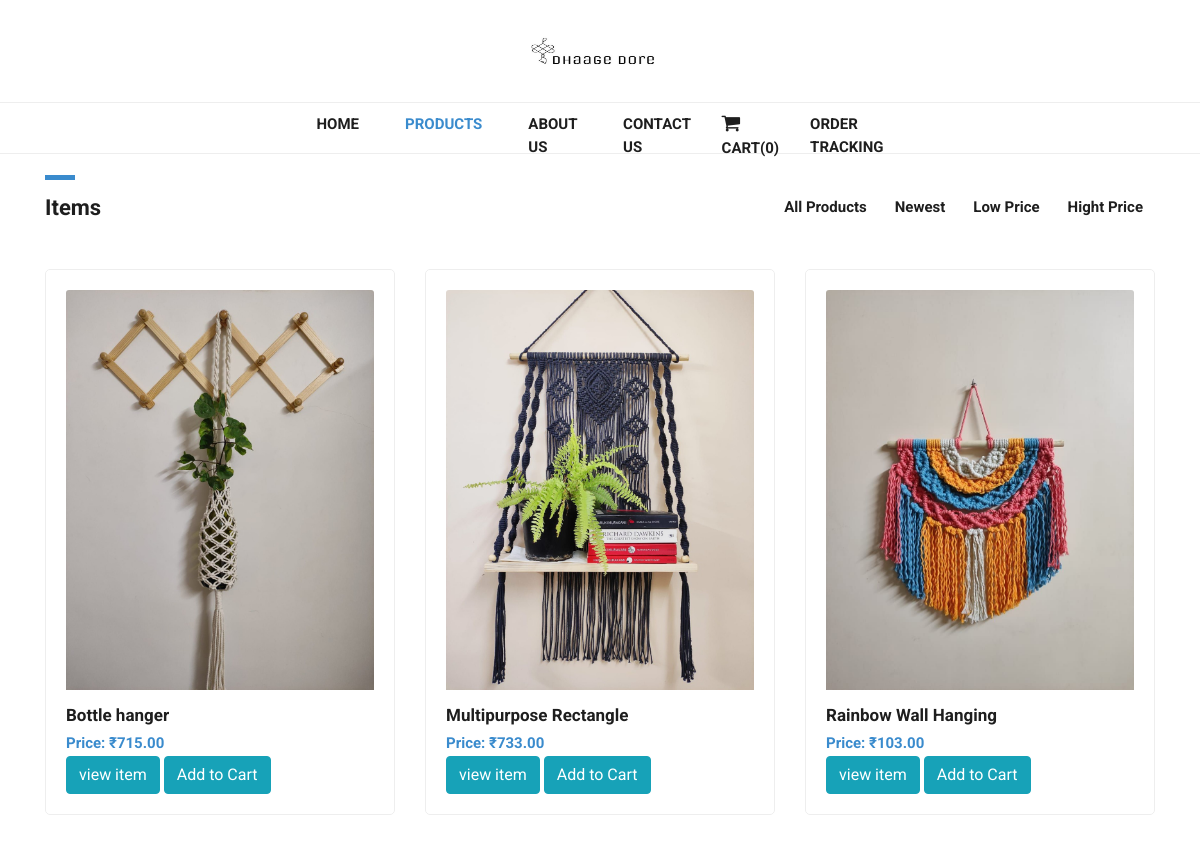
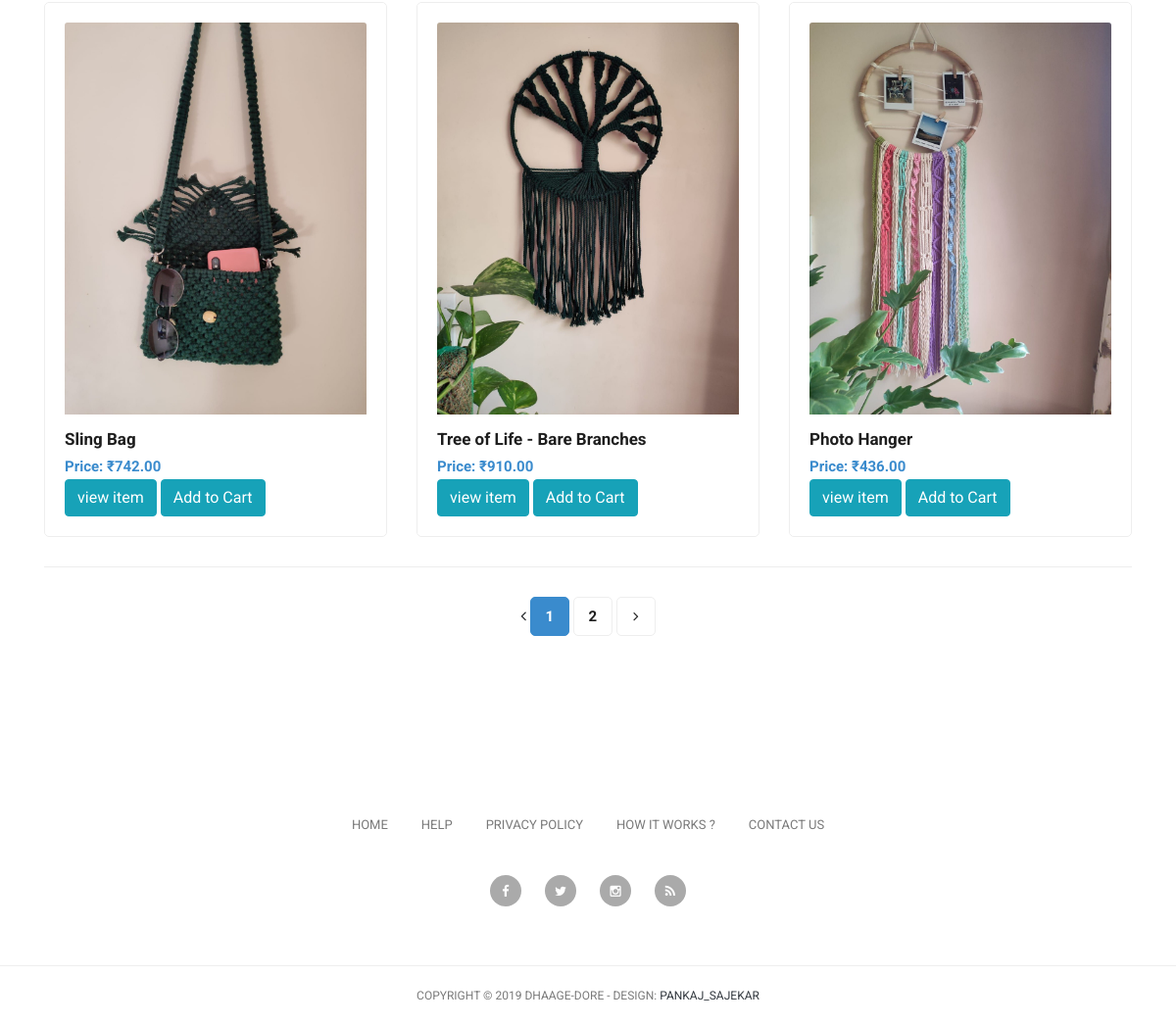
Screenshot of /products/ with the database file from the repository (2 pictures, top to bottom).
### app/models.py (models this page shows, shortened)
class Products(models.Model):
    product_img = models.ImageField(upload_to="blogimages/", blank=False)
    product_title = models.CharField(max_length=30, unique=True)
    product_price = models.DecimalField(max_digits=10, decimal_places=2, null=True, blank=True)
    product_desc = models.TextField()
    product_count = models.CharField(max_length=10)
    product_slug = models.SlugField(blank=True, null=True, unique=True)
    time = models.DateTimeField(auto_now_add=True)

### app/views.py (the view)
# urls.py: path('products/', views.products, name='products'),
def products(request):
    product = Products.objects.all()
    newproduct = request.GET.get('new', 1)
    if 'new' in request.GET:
        print("new product")
        product = Products.objects.all().order_by('-time')
    elif 'lowtohigh' in request.GET:
        product = Products.objects.all().order_by('product_price')
    elif 'hightolow' in request.GET:
        product = Products.objects.all().order_by('-product_price')
    page = request.GET.get('page', 1)
    paginator = Paginator(product, 6)  # 3 show product per page
    try:
        product = paginator.page(page)
    except PageNotAnInteger:
        product = paginator.page(1)
    except EmptyPage:
        product = paginator.page(paginator.num_pages)
    context = {"products": product}
    return render(request, 'products.html', context)

### app/templatetags/user_tags.py (called while the page is built)
@register.simple_tag
def relative_url(value, field_name, urlencode=None):
    url = '{}={}'.format(field_name, value)
    if urlencode:
        querystring = urlencode.split('&')
        filtered_querystring = filter(lambda p: p.split('=')[0] != field_name, querystring)
        encoded_querystring = '&'.join(filtered_querystring)
        url = '?{}&{}'.format(encoded_querystring, url)
    else:
        url = '?{}'.format(url)
    return url

### templates/products.html (shortened to what this page needs)
{% extends "base.html" %}
{% block productsactive %}active{% endblock productsactive %}%}
{% block body %}
{% load static %}
{% load user_tags %}
<div class="featured-page mt-5">
    <div class="container">
        <div class="row">
            <div class="col-md-4 col-sm-12 ">
                <div class="section-heading ">
                    <div class="line-dec"></div>
                    <h1>Items</h1>
                </div>
            </div>
            <div class="col-md-8 col-sm-12">
                <div id="filters" class="button-group">
                    <a href="?" class="btn btn-primary" >All Products</a>
                    <a href="?new" class="btn btn-primary" >Newest</a>
                    <a href="?lowtohigh" class="btn btn-primary" >Low Price</a>
                    <a href="?hightolow" class="btn btn-primary" >Hight Price</a>
                </div>
            </div>
        </div>
    </div>
</div>
<div class="featured container no-gutter">
    <div class="row posts">
        {% for product in products %}
        <div class="item high col-md-4">
            <div class="featured-item">
                <a href="{% url 'singleproduct' product.product_slug %}" id="myurl{{product.id}}"> <img id="imgsrc{{product.id}}" src="{{product.product_img.url}}" style="height:400px;width:300;"
                                                                               class="card-img-top" alt="">
                    <h4 id="name{{product.id}}" >{{product.product_title}}</h4>
                    <h6 >Price: ₹<span id="price{{product.id}}">{{product.product_price }}</span></h6>
                </a>
               <a href="{% url 'singleproduct' product.product_slug %}" class="btn btn-info mt-1">view item</a>
                <span id="div{{product.id}}" class="div">
                            <button id="{{product.id}}" class="cart btn btn-info mt-1">Add to Cart</button>
                        </span>
            </div>
        </div>
        {% endfor %}
    </div>
</div>
<div class="page-navigation">
    <div class="container">
        <div class="row">
            <div class="col-md-12">
                <ul>
                    {% if products.has_previous %}
                    <li><a href="{% relative_url products.previous_page_number 'page' request.GET.urlencode %}"><i class="fa fa-angle-left"></i></a></li>
                    {% else %}
                    <li class="disabled"><span><i class="fa fa-angle-left"></i></span></li>
                    {% endif %}
                    {% for i in products.paginator.page_range %}
                    {% if products.number == i %}
                    <li class="current-page"> <a><span>{{ i }} <span class="sr-only">(current)</span></span> </a></li>
                    {% else %}
                    <li><a href="{% relative_url i 'page' request.GET.urlencode %}">{{ i }}</a></li>
                    {% endif %}
                    {% endfor %}
                    {% if products.has_next %}
                    <li><a href="{% relative_url products.next_page_number 'page' request.GET.urlencode %}"><i class="fa fa-angle-right"></i></a></li>
                    {% else %}
                    <li class="disabled"><span><i class="fa fa-angle-right"></i></span></li>
                    {% endif %}
                </ul>
            </div>
        </div>
    </div>
</div>
{% endblock %}

### templates/base.html (shortened to what this page needs)
<!DOCTYPE html>
{% load static %}
<html lang="en">
<head>
    <link href="https://cdn.jsdelivr.net/npm/bootstrap@5.0.2/dist/css/bootstrap.min.css" rel="stylesheet"
>
    <link href=" {% static 'dhaagedore/bootstrap/css/bootstrap.min.css' %} " rel="stylesheet">
    <link rel="stylesheet" href=" {% static 'css/fontawesome.css' %} ">
    <link rel="stylesheet" href=" {% static 'css/tooplate-main.css' %} ">
    <link rel="stylesheet" href=" {% static 'css/owl.css' %} ">
    <link rel="stylesheet" href=" {% static 'css/flex-slider.css' %} ">
</head>
<body>
<div class="nav_bar">
    <nav class="navbar navbar-expand-lg navbar-dark bg-dark static-top">
        <div class="container mt-0">
            <a class="navbar-brand" href="/"><img src="{% static 'img/Dhagedore_logo.jpg' %}" width="18%" height="36px"
                                                  alt=""></a>
            <div class="collapse navbar-collapse" id="navbarResponsive">
                <ul class="navbar-nav ml-auto">
                    <li class="nav-item ">
                        <a class="nav-link {% block homeactive %}{% endblock homeactive %}" href='\'>Home
                        </a>
                    </li>
                    <li class="nav-item">
                        <a class="nav-link {% block productsactive %}{% endblock productsactive %}"
                           href=" {% url 'products' %} ">Products</a>
                    </li>
                    <li class="nav-item">
                        <a class="nav-link {% block aboutactive %}{% endblock aboutactive %}"
                           href=" {%  url 'about' %} ">About Us</a>
                    </li>
                    <li class="nav-item">
                        <a class="nav-link {% block contactactive %}{% endblock contactactive %}"
                           href=" {% url 'contact' %} ">Contact Us</a>
                    </li>
                    <li>
                        <a href=" {% url 'cart' %} " class="nav-link {% block cartactive %}{% endblock cartactive %}"
                           data-container="body" data-toggle="popover"
                           data-placement="bottom" data-content="" id="popcart" data-html="true">
                            <i class="fa fa-shopping-cart" style='font-size:20px'></i> Cart(<span id="cartnm">0</span>)
                        </a>
                    </li>
                    <li class="nav-item">
                        <a class="nav-link {% block ordertrackingactive %}{% endblock ordertrackingactive %}"
                           href=" {% url 'ordertracking' %} ">Order Tracking</a>
                    </li>
                </ul>
            </div>
        </div>
    </nav>
</div>
<br>
{% block body %} {% endblock body %}
<div class="footer">
    <div class="container">
        <div class="row">
            <div class="col-md-12">
                <div class="logo">
                </div>
            </div>
            <div class="col-md-12">
                <div class="footer-menu">
                    <ul>
                        <li><a href=\>Home</a></li>
                        <li><a href="#">Help</a></li>
                        <li><a href="#">Privacy Policy</a></li>
                        <li><a href="#">How It Works ?</a></li>
                        <li><a href="/contact">Contact Us</a></li>
                    </ul>
                </div>
            </div>
            <div class="col-md-12">
                <div class="social-icons">
                    <ul>
                        <li><a href='#'><i class="fa fa-facebook"></i></a></li>
                        <li><a href="#"><i class="fa fa-twitter"></i></a></li>
                        <li><a href="#"><i class="fa fa-instagram"></i></a></li>
                        <li><a href="#"><i class="fa fa-rss"></i></a></li>
                    </ul>
                </div>
            </div>
        </div>
    </div>
</div>
<div class="sub-footer">
    <div class="container">
        <div class="row">
            <div class="col-md-12">
                <div class="copyright-text">
                    <p>Copyright &copy; 2019 Dhaage-Dore
                        - Design: <a rel="nofollow" class="text-dark text-decoration-none"
                                     href="https://www.facebook.com/pankajsajekar">Pankaj_Sajekar</a></p>
                </div>
            </div>
        </div>
    </div>
</div>
</body>
</html>

### static/css/tooplate-main.css (style rules this page uses)
body { font-family: 'Roboto', sans-serif; transition: all 0.5s; }
p { margin-bottom: 0px; font-size: 14px; color: #4a4a4a; line-height: 24px; }
a { text-decoration: none!important; }
.copyright-text { text-transform: uppercase; }
.section-heading { margin-top: 80px; margin-bottom: 40px; }
.section-heading .line-dec { width: 30px; height: 5px; background-color: #3a8bcd; }
.section-heading h1 { font-size: 22px; font-weight: 700; color: #1e1e1e; margin-top: 15px; }
.navbar .navbar-brand { text-align: center; width: 100%; position: relative; padding: 25px 0px; }
.bg-dark { background-color: #fff!important; border-bottom: 1px solid #eee; }
#navbarResponsive { z-index: 999; position: absolute; left: 50%; top: 105px; transform: translateX(-50%); }
.navbar-dark .navbar-nav .nav-item { margin: 0px 15px; }
.navbar-dark .navbar-nav .nav-link { text-transform: uppercase; font-size: 15px; font-weight: 700; color: #1e1e1e; transition: all 0.5s; }
.navbar-dark .navbar-nav .nav-link:hover, .navbar-dark .navbar-nav .active>.nav-link, .navbar-dark .navbar-nav .nav-link.active, .navbar-dark .navbar-nav .nav-link.show, .navbar-dark .navbar-nav .show>.nav-link { color: #3a8bcd; }
.navbar:after { width: 100%; height: 1px; background-color: #eee; content: ''; position: absolute; left: 0; bottom: -52px; }
.featured-item { border-radius: 5px; border: 1px solid #eee; padding: 20px; transition: all 0.5s; }
.featured-item img { width: 100%; }
.featured-item h4 { font-size: 17px; font-weight: 700; color: #1e1e1e; margin-top: 15px; transition: all 0.5s; }
.featured-item h6 { color: #3a8bcd; font-size: 15px; font-weight: 700; margin-bottom: 0px; }
.footer { text-align: center; }
.footer ul { padding: 0px; margin: 0px; }
.footer ul li { list-style: none; display: inline-block; }
.footer .footer-menu { margin-bottom: 40px; }
.footer .footer-menu ul li { margin: 0px 15px; }
.footer .footer-menu a { font-size: 13px; color: #7a7a7a; text-transform: uppercase; transition: all 0.5s; }
.footer .social-icons { margin-bottom: 60px; }
.footer .social-icons ul li { margin: 0px 10px; }
.footer .social-icons a { width: 32px; height: 32px; color: #fff; background-color: #aaa; text-align: center; display: inline-block; line-height: 33px; border-radius: 50%; font-size: 13px; transition: all 0.5s; }
.sub-footer { border-top: 1px solid #eee; text-align: center; }
.sub-footer p { font-size: 12px; color: #7a7a7a; line-height: 60px; }
.sub-footer a { color: #3a8bcd; text-decoration: none; }
.featured-page { margin-top: 130px; margin-bottom: 40px; }
.featured-page .section-heading { margin-top: 0px; margin-bottom: 0px; }
.featured-page #filters { margin-top: 15px; text-align: right; }
.featured .featured-item { margin-bottom: 30px; text-decoration: none; }
.featured .featured-item h4 { transition: all 0.5s; }
#filters .btn-primary { color: #1e1e1e; border: none; font-size: 15px; font-weight: 700; background-color: transparent; }
.isotope, .isotope .item { -webkit-transition-duration: 0.8s; -moz-transition-duration: 0.8s; -ms-transition-duration: 0.8s; -o-transition-duration: 0.8s; transition-duration: 0.8s; }
.isotope { -webkit-transition-property: height, width; -moz-transition-property: height, width; -ms-transition-property: height, width; -o-transition-property: height, width; transition-property: height, width; }
.isotope .item { -webkit-transition-property: -webkit-transform, opacity; -moz-transition-property: -moz-transform, opacity; -ms-transition-property: -ms-transform, opacity; -o-transition-property: top, left, opacity; transition-property: transform, opacity; }
.page-navigation ul { text-align: center; border-top: 1px solid #eee; padding: 30px 0px 0px 0px; margin: 0px 0px 80px 0px; }
.page-navigation ul li { display: inline-block; }
.page-navigation ul li a { width: 40px; height: 40px; display: inline-block; text-align: center; line-height: 38px; border: 1px solid #eee; border-radius: 5px; font-weight: 700; color: #1e1e1e; font-size: 15px; text-decoration: none; transition: all 0.5s; }
.page-navigation ul li a:hover, .page-navigation ul li.current-page a { background-color: #3a8bcd; border-color: #3a8bcd; color: #fff; }

### rows the page displays
Products: product_img (picture), product_title "Bottle hanger", product_price "715.00"
Products: product_img (picture), product_title "Multipurpose Rectangle", product_price "733.00"
Products: product_img (picture), product_title "Rainbow Wall Hanging", product_price "103.00"
Products: product_img (picture), product_title "Sling Bag", product_price "742.00"
Products: product_img (picture), product_title "Tree of Life - Bare Branches", product_price "910.00"
Products: product_img (picture), product_title "Photo Hanger", product_price "436.00"

### other values shown
{{ i }} "1"
{{ i }} "2"
